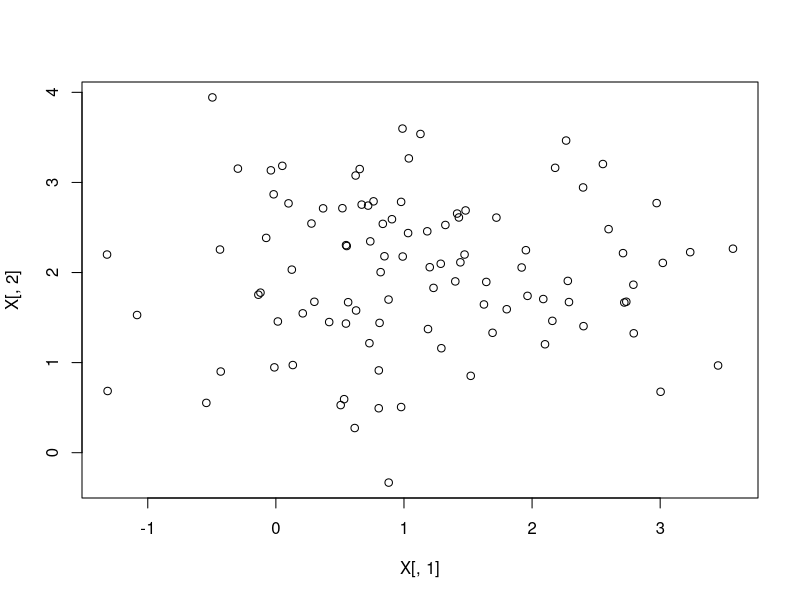
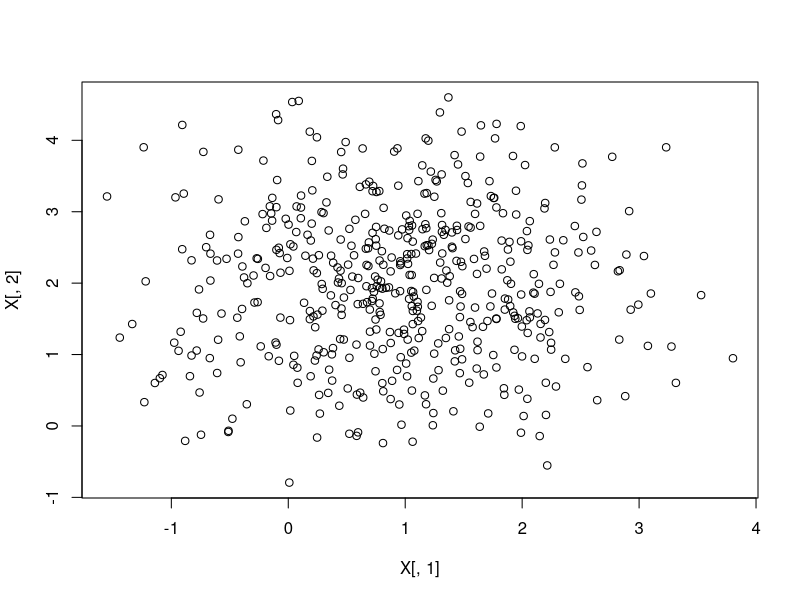
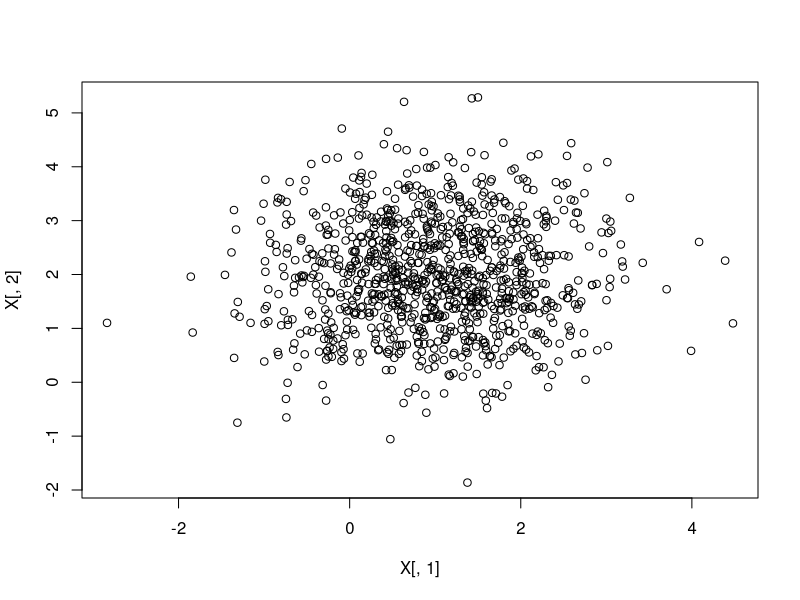
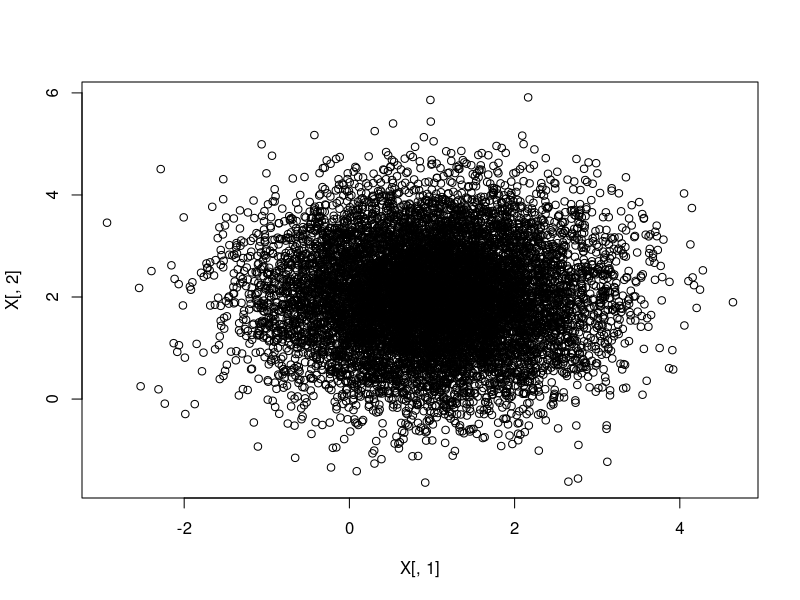
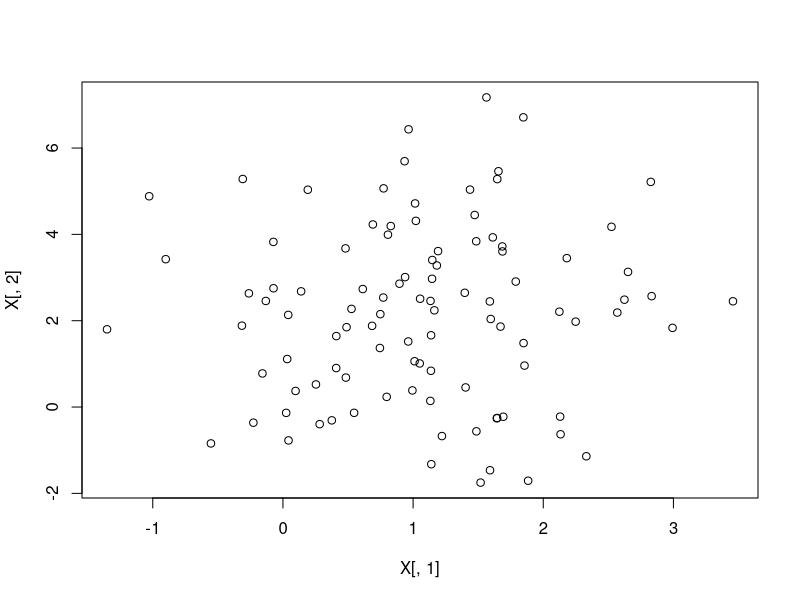
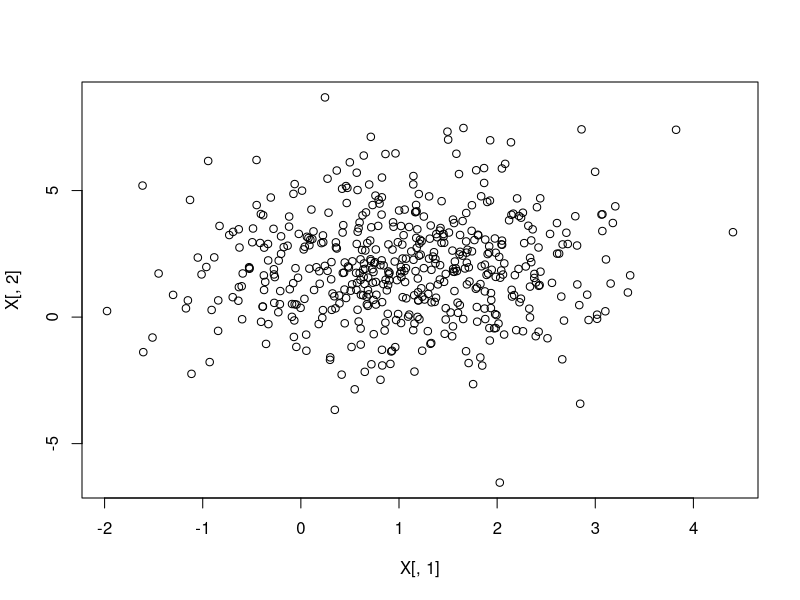
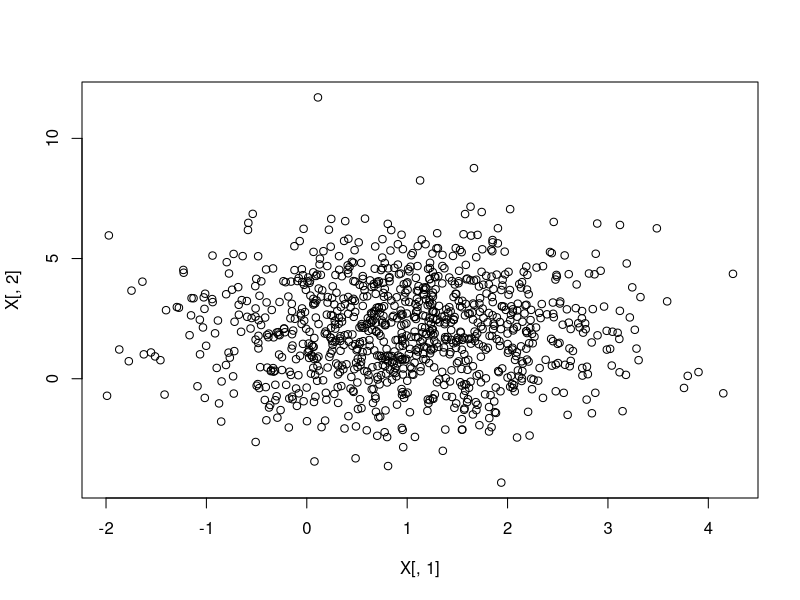
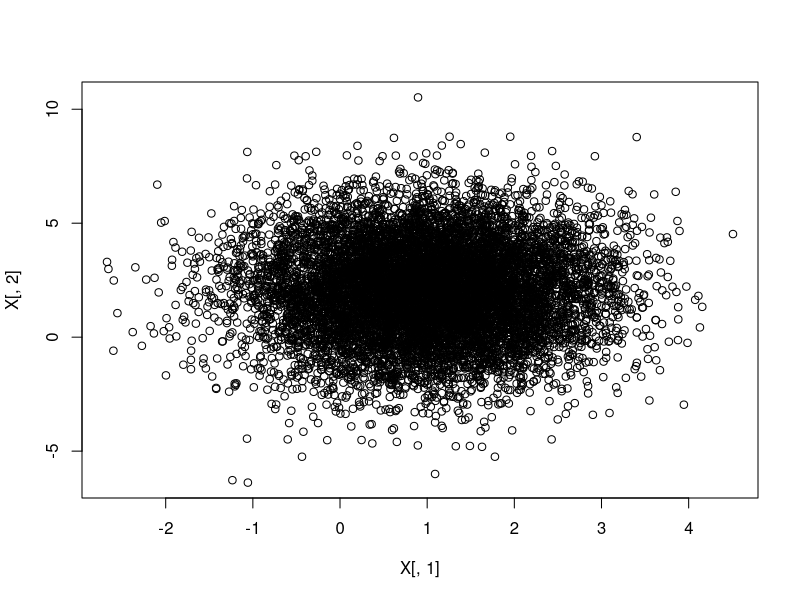

Write the R code that produced these figures, in order.
library(MASS)

# Uncorrelated with equal variances

X <- mvrnorm(n = 100, c(1, 2), Sigma = matrix(c(1, 0, 0, 1), nrow = 2))
plot(X[, 1], X[, 2])

X <- mvrnorm(n = 500, c(1, 2), Sigma = matrix(c(1, 0, 0, 1), nrow = 2))
plot(X[, 1], X[, 2])

X <- mvrnorm(n = 1000, c(1, 2), Sigma = matrix(c(1, 0, 0, 1), nrow = 2))
plot(X[, 1], X[, 2])

X <- mvrnorm(n = 10000, c(1, 2), Sigma = matrix(c(1, 0, 0, 1), nrow = 2))
plot(X[, 1], X[, 2])

# Uncorrelated with different variances

X <- mvrnorm(n = 100, c(1, 2), Sigma = matrix(c(1, 0, 0, 4), nrow = 2))
plot(X[, 1], X[, 2])

X <- mvrnorm(n = 500, c(1, 2), Sigma = matrix(c(1, 0, 0, 4), nrow = 2))
plot(X[, 1], X[, 2])

X <- mvrnorm(n = 1000, c(1, 2), Sigma = matrix(c(1, 0, 0, 4), nrow = 2))
plot(X[, 1], X[, 2])

X <- mvrnorm(n = 10000, c(1, 2), Sigma = matrix(c(1, 0, 0, 4), nrow = 2))
plot(X[, 1], X[, 2])

# Correlated with unequal variances

X <- mvrnorm(n = 100, c(1, 2), Sigma = matrix(c(1, sqrt(2)/2, sqrt(2)/2, 1), nrow = 2))
plot(X[, 1], X[, 2])

X <- mvrnorm(n = 500, c(1, 2), Sigma = matrix(c(1, sqrt(2)/2, sqrt(2)/2, 1), nrow = 2))
plot(X[, 1], X[, 2])

X <- mvrnorm(n = 1000, c(1, 2), Sigma = matrix(c(1, sqrt(2)/2, sqrt(2)/2, 1), nrow = 2))
plot(X[, 1], X[, 2])

X <- mvrnorm(n = 10000, c(1, 2), Sigma = matrix(c(1, sqrt(2)/2, sqrt(2)/2, 1), nrow = 2))
plot(X[, 1], X[, 2])

# Find angle of rotation

Sigma <- matrix(c(1, sqrt(2)/2, sqrt(2)/2, 1), nrow = 2)
Sigma_SVD <- svd(Sigma)

U <- Sigma_SVD$u
acos(-U[1, 1]) * 180/pi

